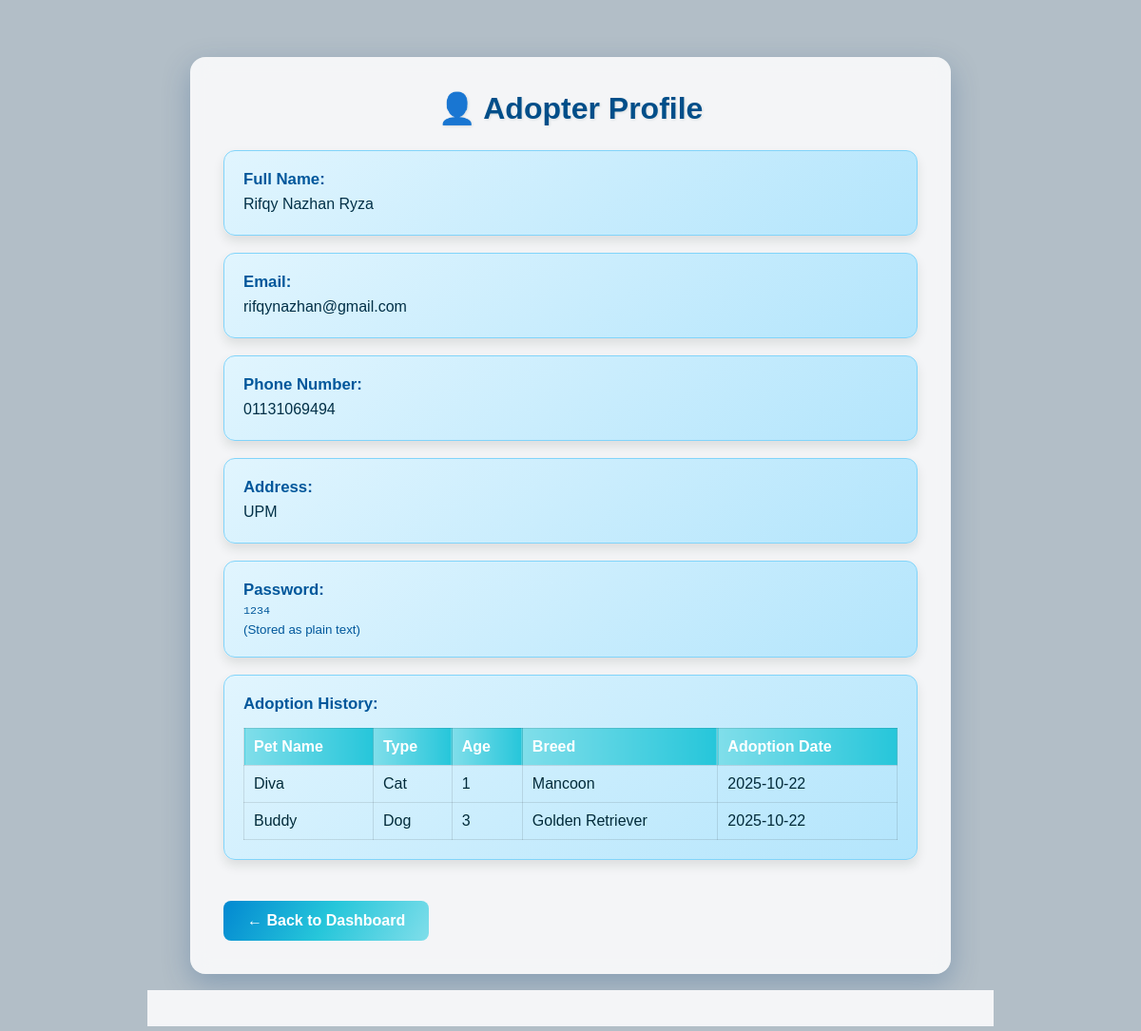
The app's page /admin_adopter_profile.php?adopterID=55 (signed in) with its own data.
### tables this page shows
CREATE TABLE `adopter` (
  `adopterID` int(11) NOT NULL,
  `name` varchar(100) NOT NULL,
  `email` varchar(100) NOT NULL,
  `phone` varchar(15) NOT NULL,
  `address` text DEFAULT NULL,
  `password` varchar(255) NOT NULL
);

CREATE TABLE `adoptionrequest` (
  `requestID` int(11) NOT NULL,
  `petID` int(11) DEFAULT NULL,
  `adopterID` int(11) DEFAULT NULL,
  `requestDate` date DEFAULT curdate(),
  `status` enum('Pending','Approved','Rejected') DEFAULT 'Pending'
);

CREATE TABLE `pet` (
  `petID` int(11) NOT NULL,
  `name` varchar(100) NOT NULL,
  `type` varchar(50) NOT NULL,
  `age` int(11) DEFAULT NULL,
  `breed` varchar(50) DEFAULT NULL,
  `created_at` datetime DEFAULT current_timestamp(),
  `status` enum('Available','Pending','Adopted') DEFAULT 'Available'
);

### admin_adopter_profile.php (the view, shortened to what this page needs)
<?php
include 'config.php';
$adopterID = $_GET['adopterID'] ?? 0;
$stmt = $pdo->prepare("SELECT name, email, phone, password, address FROM Adopter WHERE adopterID = ?");
$stmt->execute([$adopterID]);
$adopter = $stmt->fetch();
$stmt = $pdo->prepare("
    SELECT p.name AS pet_name, p.type AS pet_type, p.age, p.breed, ar.status, ar.requestDate
    FROM AdoptionRequest ar
    JOIN Pet p ON ar.petID = p.petID
    WHERE ar.adopterID = ? AND ar.status = 'Approved'
    ORDER BY ar.requestDate DESC
");
$stmt->execute([$adopterID]);
$history = $stmt->fetchAll();
?>
<!DOCTYPE html>
<html>
<head>
    <link rel="stylesheet" href="style.css">
</head>
<body>
<video autoplay muted loop class="video-bg">
    <source src="assets/video/ocean_background.mp4" type="video/mp4">
</video>
<div class="overlay"></div>
<div class="container">
    <h2>👤 Adopter Profile</h2>
    <div class="profile-card">
        <div class="profile-label">Full Name:</div>
        <div class="profile-value"><?= htmlspecialchars($adopter['name']) ?></div>
    </div>
    <div class="profile-card">
        <div class="profile-label">Email:</div>
        <div class="profile-value"><?= htmlspecialchars($adopter['email']) ?></div>
    </div>
    <div class="profile-card">
        <div class="profile-label">Phone Number:</div>
        <div class="profile-value"><?= htmlspecialchars($adopter['phone']) ?></div>
    </div>
    <div class="profile-card">
        <div class="profile-label">Address:</div>
        <div class="profile-value"><?= nl2br(htmlspecialchars($adopter['address'] ?: 'Not provided')) ?></div>
    </div>
    <div class="profile-card">
        <div class="profile-label">Password:</div>
        <div class="profile-value" style="font-family: monospace; font-size: 0.9em; color: #01579B;">
            <?= htmlspecialchars($adopter['password']) ?>
        </div>
        <small>(Stored as plain text)</small>
    </div>
    <?php if ($history): ?>
    <div class="profile-card">
        <div class="profile-label">Adoption History:</div>
        <table class="history-table">
            <thead>
                <tr>
                    <th>Pet Name</th>
                    <th>Type</th>
                    <th>Age</th>
                    <th>Breed</th>
                    <th>Adoption Date</th>
                </tr>
            </thead>
            <tbody>
                <?php foreach ($history as $h): ?>
                <tr>
                    <td><?= htmlspecialchars($h['pet_name']) ?></td>
                    <td><?= htmlspecialchars($h['pet_type']) ?></td>
                    <td><?= htmlspecialchars($h['age']) ?></td>
                    <td><?= htmlspecialchars($h['breed'] ?: 'N/A') ?></td>
                    <td><?= htmlspecialchars($h['requestDate']) ?></td>
                </tr>
                <?php endforeach; ?>
            </tbody>
        </table>
    </div>
    <?php endif; ?>
    <a href="admin_dashboard.php" class="back-btn">← Back to Dashboard</a>
</div>
</body>
</html>

### style.css (style rules this page uses)
* { margin: 0; padding: 0; box-sizing: border-box; font-family: "Poppins", sans-serif; }
body { color: #2e2e2e; overflow-x: hidden; }
.overlay { position: fixed; inset: 0; background: rgba(255, 236, 200, 0.45); z-index: 0; }

### admin_adopter_profile.php (style rules this page uses)
body { font-family: 'Poppins', sans-serif; color: #022B3A; margin: 0; padding: 0; overflow-x: hidden; }
.video-bg { position: fixed; top: 0; left: 0; width: 100%; height: 100%; object-fit: cover; z-index: -2; filter: brightness(0.7); }
.overlay { position: fixed; top: 0; left: 0; width: 100%; height: 100%; background: rgba(0, 40, 70, 0.3); z-index: -1; }
.container { max-width: 800px; margin: 60px auto; padding: 35px; background: rgba(255, 255, 255, 0.85); border-radius: 16px; box-shadow: 0 10px 30px rgba(0, 60, 120, 0.25); backdrop-filter: blur(10px); }
h2 { text-align: center; color: #004E89; font-size: 2rem; margin-bottom: 25px; text-shadow: 1px 1px 3px rgba(0,0,0,0.1); }
.profile-card { background: linear-gradient(145deg, #E1F5FE, #B3E5FC); padding: 20px; border-radius: 12px; border: 1px solid #81D4FA; margin-bottom: 18px; box-shadow: 0 6px 12px rgba(0,0,0,0.1); transition: transform 0.2s, box-shadow 0.2s; }
.profile-label { font-weight: bold; color: #01579B; margin-bottom: 4px; font-size: 1.05em; }
.profile-value { color: #023047; font-size: 1em; line-height: 1.5; }
.back-btn { display: inline-block; margin-top: 25px; padding: 12px 25px; background: linear-gradient(120deg, #0288D1, #26C6DA, #80DEEA); color: white; text-decoration: none; border-radius: 8px; font-weight: bold; transition: transform 0.2s ease, box-shadow 0.2s ease; }
small { color: #01579B; }
.history-table { width: 100%; border-collapse: collapse; margin-top: 15px; }
.history-table th, .history-table td { padding: 10px; border: 1px solid rgba(0,0,0,0.1); text-align: left; }
.history-table th { background: linear-gradient(90deg, #80DEEA, #26C6DA); color: white; }

### records on screen
adopter: name "Rifqy Nazhan Ryza", email "rifqynazhan@gmail.com", phone "01131069494", address "UPM", password "1234"
adoptionrequest: petID.name "Diva", petID.type "Cat", petID.age "1", petID.breed "Mancoon", requestDate "2025-10-22"
adoptionrequest: petID.name "Buddy", petID.type "Dog", petID.age "3", petID.breed "Golden Retriever", requestDate "2025-10-22"
